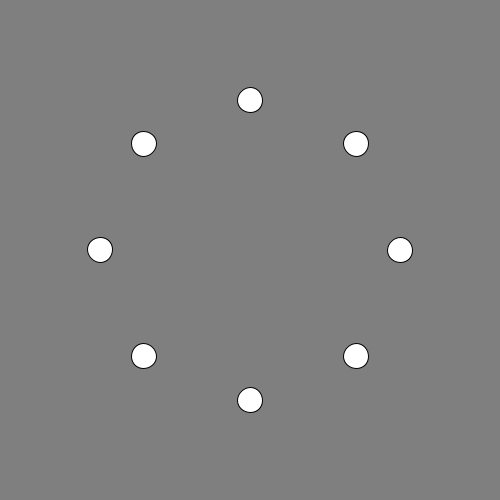
Frame 1 (no input)
Frame 60 (the mouse pressed at the canvas centre just before this capture): identical to frame 1, image omitted
Frame 120 (the mouse held since frame 60 and released just before this capture): identical to frame 1, image omitted

The Processing sketch that drew this single still picture (run headless with seeded random() and noise(); from frame 60 on, the mouse is pressed at the canvas centre):

// Processing sketch: CoordPolaire_Frise
// ── CoordPolaire_Frise.pde
float largeur;
float hauteur;
float rayon;
float x;
float y;

void setup() {
  size(500, 500);
  largeur = 25;
  hauteur = 25;
  rayon = 150;
  x = width/2;
  y = height/2;
}

void draw() {
  background(127);
  for (int i=0; i<8; i++) {
    float angle = radians(360/8 * i);
    float newX = x + cos(angle) * rayon;
    float newY = y + sin(angle) * rayon;
    ellipse(newX, newY, largeur, hauteur);
  }
}
